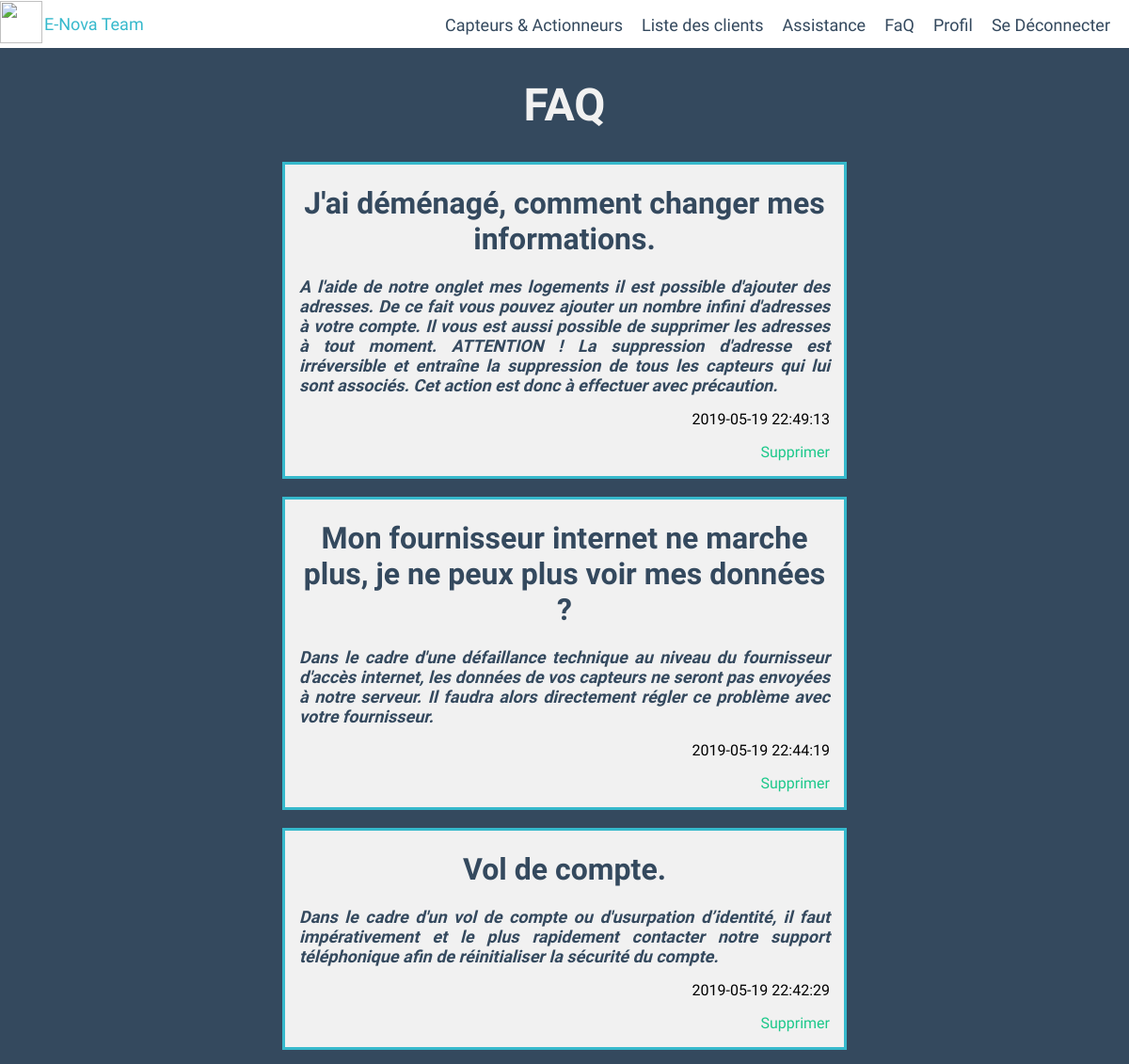
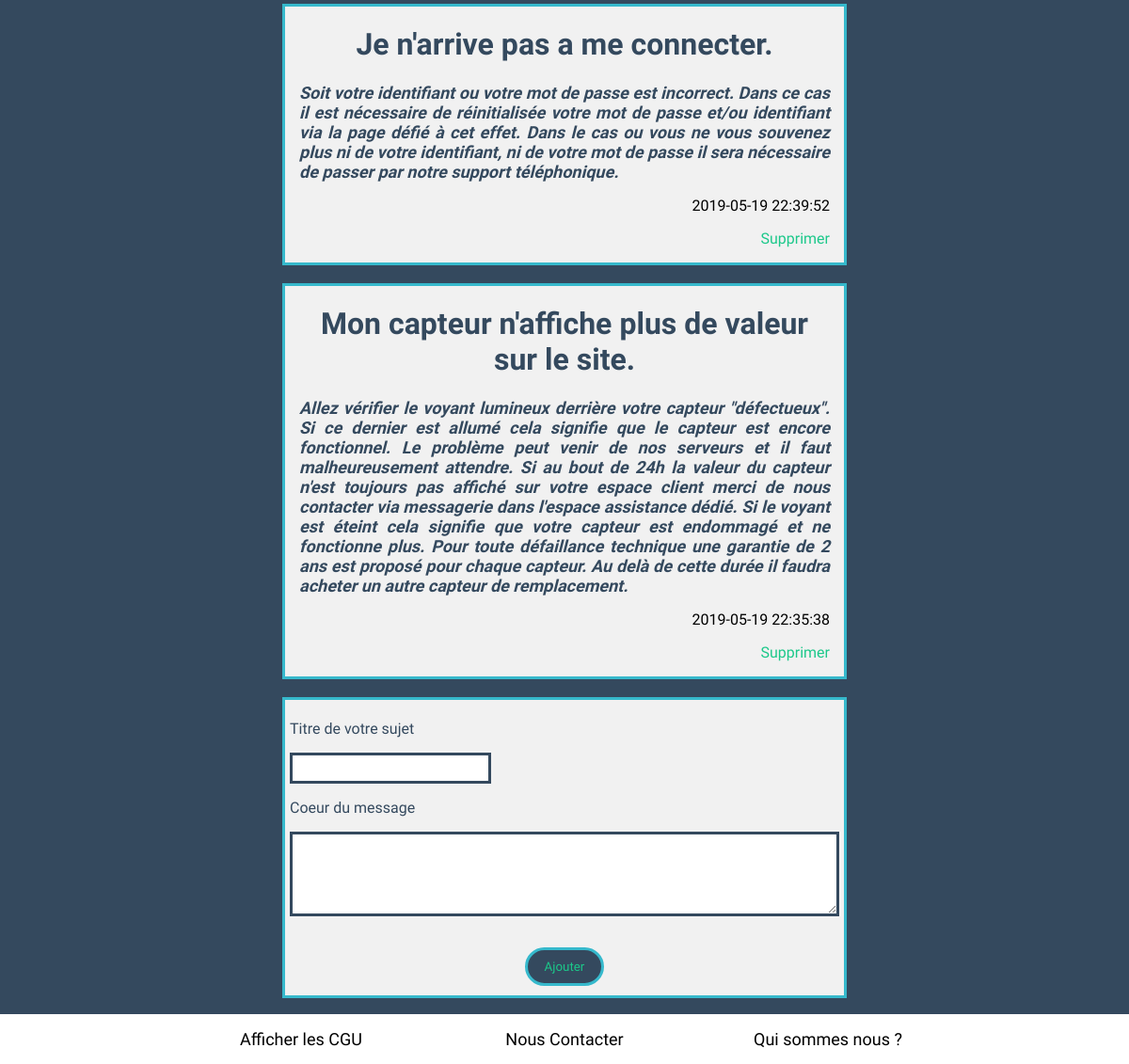
The page /index.php?page=faq (signed in) on the database its author committed (2 pictures, top to bottom).
### tables this page shows
CREATE TABLE IF NOT EXISTS `faq` (
  `id` int(11) NOT NULL AUTO_INCREMENT,
  `title` varchar(255) NOT NULL,
  `content` text NOT NULL,
  `date_time` datetime NOT NULL,
  PRIMARY KEY (`id`)
);

### model/FaqManager.php (called while the page is built, shortened)
<?php
class FaqManager extends Manager
{
	function getFaq()
	{
		$db = $this->databaseConnection();
		$faq = $db->prepare('SELECT * FROM faq ORDER BY date_time DESC');
		$faq->execute();
		return $faq;
	}
}

### view/admin/faqAdminView.php (the view, shortened to what this page needs)
<!DOCTYPE html>
<html>
<head>
	<link rel="stylesheet" href= "public/css/faqStyle.css">
</head>
<body>
	<?php require($_SERVER['DOCUMENT_ROOT'].'/app/view/admin/header.php'); ?>
	<div class="container">
		<h1 id="faq_title">FAQ</h1>
		<?php
		while ($data = $faqData->fetch())
		{
			?>
			<div class="sujet">
				<div class="title"><h1><?= htmlspecialchars($data['title']) ?></h1></div>
				<div class="content"><h2><?= htmlspecialchars($data['content']) ?></h2></div>
				<div class="date_time"><p class="rightp"><?= htmlspecialchars($data['date_time']) ?></p></div>
				<div class="delete_faq"><p class="rightp"><a href="index.php?page=faq&action=deleteFaq&faq_id=<?= $data['id'] ?>">Supprimer</a></p></div>
			</div>
			<br>
			<?php
		}
		?>
		<div class="newFaqEntry">
			<form action="index.php?page=faq&action=addFaq" method="post">
				<p class="leftp">Titre de votre sujet</p>
				<input type="text" name="title" id="title" />
				<p class="leftp">Coeur du message</p>
				<textarea rows = "5" type="text" name="content" id="content" /></textarea><br><br>
				<button id="ajouter">Ajouter</button>
			</form>
		</div>
	</div>
	<?php require($_SERVER['DOCUMENT_ROOT'].'/app/view/footer.php'); ?>
</body>
</html>

### public/css/faqStyle.css (style rules this page uses)
* { font-family:"Crete Round",serif; }
html { height: 100%; }
body { min-height: 100%; margin: 0; padding: 0; background-color: #34495E; }
.container { padding-bottom: 70px; }
h1 { font-size:xx-large; text-align: center; color: #34495E; }
h2 { text-align:justify; font-size: large; font-style: italic; color: #34495E; }
.rightp { text-align: right; }
#faq_title { color: #F1F1F1; font-size: 3em; }
.content { overflow-wrap: break-word }
.title { overflow-wrap: break-word }
.sujet { text-align: justify; font-size: medium; margin-right: 25%; margin-left: 25%; padding: 0 15px 0 15px; padding-bottom: 0px; background-color: #F1F1F1; border:3px solid #36b9cc; }
.newFaqEntry { text-align: justify; font-size: medium; margin-right: 25%; margin-left: 25%; padding: 5px; padding-bottom: 0px; color: #34495E; border:3px solid #36b9cc; background-color: #F1F1F1; }
#title { border:3px solid #34495E; width: 35%; height: 25px; }
#content { margin: 0 auto; width: 98.3%; height: 80px; border:3px solid #34495E; }
#ajouter { margin-bottom: 15px; border:0; color:#1cc88a; background: #34495E; display: block; margin:10px auto; text-align: center; padding:10px 18px; border-radius: 24px; border:3px solid #36b9cc; }
.delete_faq a { color:#1cc88a; text-decoration: none; }

### public/css/footer.css (style rules this page uses)
* { font-family:"Crete Round",serif; }
body { margin: 0; padding: 0; }
body { position: relative; }

### rows shown on the page
faq: title "J'ai déménagé, comment changer mes informations.", content "A l'aide de notre onglet mes logements il est possible d'ajouter des adresses. De ce fait vous pouvez ajouter un nombre infini d'adresses à votre compte. Il vous est aussi possible de supprimer les adresses à tout moment. ATTENTION ! La suppression d'adresse est irréversible et entraîne la suppression de tous les capteurs qui lui sont associés. Cet action est donc à effectuer avec précaution.", date_time "2019-05-19 22:49:13"
faq: title "Mon fournisseur internet ne marche plus, je ne peux plus voir mes données ?", content "Dans le cadre d'une défaillance technique au niveau du fournisseur d'accès internet, les données de vos capteurs ne seront pas envoyées à notre serveur. Il faudra alors directement régler ce problème avec votre fournisseur.", date_time "2019-05-19 22:44:19"
faq: title "Vol de compte.", content "Dans le cadre d'un vol de compte ou d'usurpation d’identité, il faut impérativement et le plus rapidement contacter notre support téléphonique afin de réinitialiser la sécurité du compte.", date_time "2019-05-19 22:42:29"
faq: title "Je n'arrive pas a me connecter.", content "Soit votre identifiant ou votre mot de passe est incorrect. Dans ce cas il est nécessaire de réinitialisée votre mot de passe et/ou identifiant via la page défié à cet effet. Dans le cas ou vous ne vous souvenez plus ni de votre identifiant, ni de votre mot de passe il sera nécessaire de passer par notre support téléphonique.", date_time "2019-05-19 22:39:52"
faq: title "Mon capteur n'affiche plus de valeur sur le site.", content "Allez vérifier le voyant lumineux derrière votre capteur \"défectueux\". Si ce dernier est allumé cela signifie que le capteur est encore fonctionnel. Le problème peut venir de nos serveurs et il faut malheureusement attendre. Si au bout de 24h la valeur du capteur n'est toujours pas affiché sur votre espace client merci de nous contacter via messagerie dans l'espace assistance dédié. Si le voyant est éteint cela signifie que votre capteur est endommagé et ne fonctionne plus. Pour toute défaillance technique une garantie de 2 ans est proposé pour chaque capteur. Au delà de cette durée il faudra acheter un autre capteur de remplacement.", date_time "2019-05-19 22:35:38"
